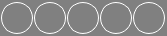
<?xml version="1.0" encoding="UTF-8"?>
<ui version="4.0">
 <class>ICSystemStatusFrame</class>
 <widget class="QFrame" name="ICSystemStatusFrame">
  <property name="geometry">
   <rect>
    <x>0</x>
    <y>0</y>
    <width>167</width>
    <height>36</height>
   </rect>
  </property>
  <property name="windowTitle">
   <string>Frame</string>
  </property>
  <property name="styleSheet">
   <string notr="true">background: gray;
border-radius: 16px;
 font-size: 15px; 
</string>
  </property>
  <property name="frameShape">
   <enum>QFrame::StyledPanel</enum>
  </property>
  <property name="frameShadow">
   <enum>QFrame::Raised</enum>
  </property>
  <layout class="QHBoxLayout" name="horizontalLayout">
   <property name="spacing">
    <number>0</number>
   </property>
   <property name="margin">
    <number>0</number>
   </property>
   <item>
    <widget class="SpeedStatusLabel" name="speedStatusLabel">
     <property name="minimumSize">
      <size>
       <width>32</width>
       <height>32</height>
      </size>
     </property>
     <property name="maximumSize">
      <size>
       <width>32</width>
       <height>32</height>
      </size>
     </property>
     <property name="styleSheet">
      <string notr="true">border: 1px solid rgb(255,255,255); 
color:rgb(255, 0, 255);</string>
     </property>
     <property name="text">
      <string/>
     </property>
     <property name="alignment">
      <set>Qt::AlignCenter</set>
     </property>
    </widget>
   </item>
   <item>
    <widget class="StatusLabel" name="manualStatusLabel">
     <property name="minimumSize">
      <size>
       <width>32</width>
       <height>32</height>
      </size>
     </property>
     <property name="maximumSize">
      <size>
       <width>32</width>
       <height>32</height>
      </size>
     </property>
     <property name="styleSheet">
      <string notr="true">border: 1px solid rgb(255,255,255); </string>
     </property>
     <property name="text">
      <string/>
     </property>
     <property name="alignment">
      <set>Qt::AlignCenter</set>
     </property>
    </widget>
   </item>
   <item>
    <widget class="ICCloseMoldLabel" name="programStatusLabel">
     <property name="minimumSize">
      <size>
       <width>32</width>
       <height>32</height>
      </size>
     </property>
     <property name="maximumSize">
      <size>
       <width>32</width>
       <height>32</height>
      </size>
     </property>
     <property name="styleSheet">
      <string notr="true">#programStatusLabel{
border: 1px solid rgb(255,255,255); 
}</string>
     </property>
     <property name="text">
      <string/>
     </property>
     <property name="alignment">
      <set>Qt::AlignCenter</set>
     </property>
    </widget>
   </item>
   <item>
    <widget class="StatusLabel" name="autoStatusLabel">
     <property name="minimumSize">
      <size>
       <width>32</width>
       <height>32</height>
      </size>
     </property>
     <property name="maximumSize">
      <size>
       <width>32</width>
       <height>32</height>
      </size>
     </property>
     <property name="styleSheet">
      <string notr="true">border: 1px solid rgb(255,255,255); </string>
     </property>
     <property name="text">
      <string/>
     </property>
     <property name="alignment">
      <set>Qt::AlignCenter</set>
     </property>
    </widget>
   </item>
   <item>
    <widget class="StatusLabel" name="originStatusLabel">
     <property name="minimumSize">
      <size>
       <width>32</width>
       <height>32</height>
      </size>
     </property>
     <property name="maximumSize">
      <size>
       <width>32</width>
       <height>32</height>
      </size>
     </property>
     <property name="styleSheet">
      <string notr="true">border: 1px solid rgb(255,255,255); </string>
     </property>
     <property name="text">
      <string/>
     </property>
     <property name="alignment">
      <set>Qt::AlignCenter</set>
     </property>
    </widget>
   </item>
  </layout>
 </widget>
 <customwidgets>
  <customwidget>
   <class>SpeedStatusLabel</class>
   <extends>QLabel</extends>
   <header>speedstatuslabel.h</header>
  </customwidget>
  <customwidget>
   <class>StatusLabel</class>
   <extends>QLabel</extends>
   <header>statuslabel.h</header>
  </customwidget>
  <customwidget>
   <class>ICCloseMoldLabel</class>
   <extends>QLabel</extends>
   <header>icclosemoldlabel.h</header>
  </customwidget>
 </customwidgets>
 <resources/>
 <connections/>
</ui>
